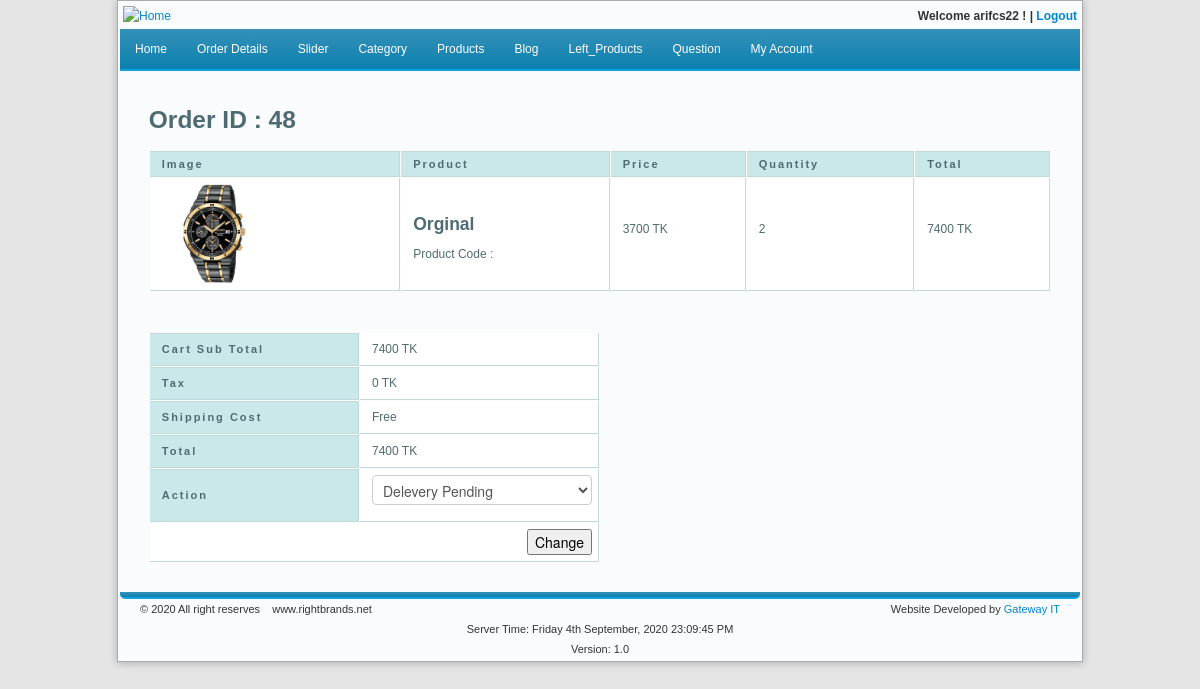
Screenshot of /admin/home.php?area=page&&action=view_order&&orderid=48 (signed in) with the database file from the repository.
### tables this page shows
CREATE TABLE `order_detail` (
  `orderdetail_id` int(11) NOT NULL,
  `orderdetail_orderid` int(11) NOT NULL,
  `orderdetail_temporderprodid` int(11) NOT NULL,
  `orderdetail_productquantity` int(11) NOT NULL,
  `orderdetail_temporderimageid` int(11) NOT NULL,
  `orderdetail_tempordersubtotal` int(11) NOT NULL,
  `orderdetail_customarid` int(32) NOT NULL
);

CREATE TABLE `image` (
  `image_id` int(11) NOT NULL,
  `image_prodid` int(11) NOT NULL,
  `image_name` varchar(100) NOT NULL,
  `image_desc` varchar(250) NOT NULL
);

CREATE TABLE `product` (
  `prod_id` int(11) NOT NULL,
  `prod_catid` int(11) NOT NULL,
  `prod_subcatid` int(11) NOT NULL,
  `prod_name` varchar(100) NOT NULL,
  `prod_price` int(50) NOT NULL,
  `prod_desc` varchar(555) NOT NULL,
  `status` int(11) NOT NULL,
  `prod_code` varchar(32) NOT NULL
);

CREATE TABLE `order` (
  `order_id` int(11) NOT NULL,
  `order_date` datetime NOT NULL,
  `order_custid` int(11) NOT NULL,
  `order_totalamount` int(11) NOT NULL,
  `status` int(11) NOT NULL
);

### admin/page/view_order.php (the view, shortened to what this page needs)
<div style="margin:3%;">
  <h3 style="color:#4F6B72;">Order ID : <?php echo $_GET['orderid'];?></h3>
  <table class="mytable" cellspacing="1" width="100%" border="0" align="center">
    <thead style="font-weight:bold">
      <tr>
        <th>Image</th>
        <th>Product</th>
        <th>Price</th>
        <th>Quantity</th>
        <th>Total</th>
      </tr>
    </thead>
    <tbody>
<?php
$total=0;
$sql6="SELECT * FROM order_detail WHERE orderdetail_orderid = '".$_GET['orderid']."'";
$query6=mysql_query($sql6);
while($new=mysql_fetch_row($query6)){
	$imgquery=mysql_query("SELECT image.image_name FROM image INNER JOIN product ON image.image_prodid = product.prod_id WHERE image.image_prodid ='".$new[2]."'");
	$img5 = mysql_fetch_row($imgquery);
	$sql7="SELECT * FROM product WHERE prod_id = $new[2]";
	$query7=mysql_query($sql7);
	$abc3=mysql_fetch_assoc($query7);
?>
      <tr>
        <td class="cart_product"><img src="image/product/<?php echo $img5[0];?>" height="100" width="100" alt=""></td>
        <td class="cart_description"><h4><?php echo $abc3['prod_name'];?></h4>
          <?php echo 'Product Code :'.' '.$abc3['prod_code']; ?>
        </td>
        <td class="cart_price"><p><?php echo $abc3['prod_price']." TK";?></p></td>
        <td class="cart_quantity"><div class="cart_quantity_button">
            <p><?php echo $new[3]; ?></p>
          </div></td>
        <td class="cart_total"><p class="cart_total_price"><?php echo $new[5]." TK";?></p></td>
      </tr>
      <?php
	  $total=$total+$new[5];
          }
	  ?>
    </tbody>
  </table>
  <br />
  <br />
  <form action="" method="post">
  <table class="mytable" cellspacing="1" width="50%" border="0" align="center">
    <tr>
      <th width="55%">Cart Sub Total</th>
      <td width="45%"><?php echo $total." TK"?></td>
    </tr>
    <tr>
      <th>Tax</th>
      <td><?php echo "0 TK"?></td>
    </tr>
    <tr>
      <th>Shipping Cost</th>
      <td>Free</td>
    </tr>
    <tr>
      <th>Total</th>
      <td><span><?php echo $total." TK"?></span></td>
    </tr>
    <tr>
      <th>Action</th>
      <?php
	 	$sql2=mysql_query("SELECT status FROM `order` WHERE order_id = '".$_GET['orderid']."'");
	  	$rows=mysql_fetch_assoc($sql2);
	  	extract($rows);
	  ?>
      <td><select name="new_status">
          <option <?php if($status == 1) echo "selected"; ?> value="1">Delevery Pending</option>
        </select></td>
    </tr>
    <tr>
      <td align="right" colspan="2"><input type="submit" name="submit" value="Change" /></td>
    </tr>
  </table>
  </form>
</div>

### admin/css/style.css (style rules this page uses)
body { background: #E5E5E5; }

### admin/css/tablestyle.css (style rules this page uses)
.mytable { padding: 0; margin: 0; }
.mytable th { font: bold 11px "Trebuchet MS", Verdana, Arial, Helvetica, sans-serif; color: #4f6b72; border-right: 1px solid #C1DAD7; border-bottom: 1px solid #C1DAD7; border-top: 1px solid #C1DAD7; letter-spacing: 2px; text-align: left; padding: 6px 6px 6px 12px; background: #CAE8EA url(assets/bg_header.jpg) no-repeat; }
.mytable td { font-size: 12px; border-right: 1px solid #C1DAD7; border-bottom: 1px solid #C1DAD7; background: #fff; padding: 6px 6px 6px 12px; color: #4f6b72; }

### rows the page displays
order_detail: image.image_name (picture), product.prod_name "Orginal", product.prod_price "3700", orderdetail_productquantity "2", orderdetail_tempordersubtotal "7400"
order: new_status "Delevery Pending"

### other values shown
$_SESSION['user'] "arifcs22"
$_GET['orderid'] "48"
$total "7400"
$update_date "Friday 4th September, 2020 23:09:45 PM"
